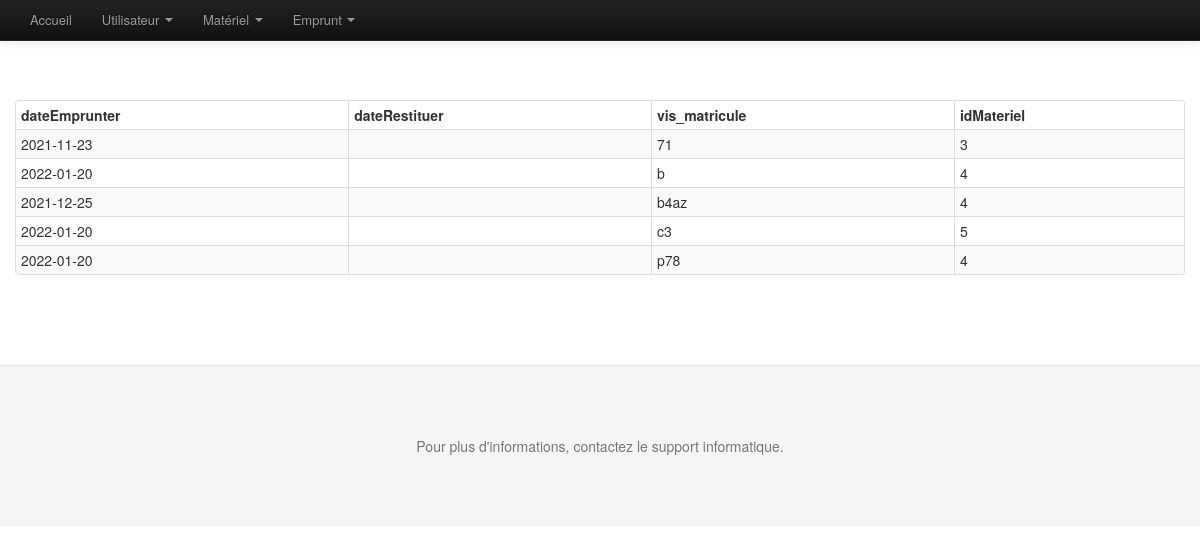
The app's page /RestituerPasMateriel.php with its own data.
### tables this page shows
CREATE TABLE IF NOT EXISTS `emprunter` (
  `dateEmprunter` date NOT NULL,
  `dateRestituer` date DEFAULT NULL,
  `vis_matricule` char(10) NOT NULL,
  `idMateriel` int(30) NOT NULL,
  PRIMARY KEY (`vis_matricule`,`idMateriel`,`dateEmprunter`) USING BTREE,
  KEY `dateEmprunter` (`dateEmprunter`),
  KEY `idMateriel` (`idMateriel`)
);

### RestituerPasMateriel.php (called while the page is built, shortened)
<?php
  $repVues = './vues/';
  require("./include/_bdGestionDonnees.lib.php");
  $pasRestituer = listerPasRestituer();
  include($repVues."entete.php") ;
  include($repVues."menu.php") ;
  include($repVues."vRestituerPasMateriel.php");
  include($repVues."pied.php") ;
  ?>

### include/_bdGestionDonnees.lib.php (called while the page is built, shortened)
<?php
function connecterServeurBD()
{
    $PARAM_hote='localhost';
    $PARAM_port='3306';
    $PARAM_nom_bd='gsb';
    $PARAM_utilisateur='root';
    $PARAM_mot_passe='';
    $connect = new PDO('mysql:host='.$PARAM_hote.';port='.$PARAM_port.';dbname='.$PARAM_nom_bd, $PARAM_utilisateur, $PARAM_mot_passe);
    return $connect;
}
function listerPasRestituer()
{
    $connexion = connecterServeurBD();
    $requete="select dateEmprunter, dateRestituer, vis_matricule, idMateriel from emprunter where dateRestituer is null";
    $jeuResultat=$connexion->query($requete);
    $i = 0;
    $ligne = $jeuResultat->fetch();
    while($ligne)
    {
        $pasRestituer[$i]['dateEmprunter']=$ligne['dateEmprunter'];
        $pasRestituer[$i]['dateRestituer']=$ligne['dateRestituer'];
        $pasRestituer[$i]['vis_matricule']=$ligne['vis_matricule'];
        $pasRestituer[$i]['idMateriel']=$ligne['idMateriel'];
        $ligne=$jeuResultat->fetch();
        $i = $i + 1;
    }
  return $pasRestituer;
}
?>

### vues/vRestituerPasMateriel.php (the view)
<br>
<br>
<div class="container">
    <table class="table table-bordered table-striped table-condensed">
      <br>
      <thead>
        <tr>
          <th>dateEmprunter</th>
          <th>dateRestituer</th>
          <th>vis_matricule</th>
          <th>idMateriel </th>
        </tr>
      </thead>
      <tbody>
<?php
    $i = 0;
    while($i < count($pasRestituer))
    {
 ?>
        <tr>
            <td><?php echo $pasRestituer[$i]['dateEmprunter']?></td>
            <td><?php echo $pasRestituer[$i]["dateRestituer"]?></td>
            <td><?php echo $pasRestituer[$i]["vis_matricule"]?></td>
            <td><?php echo $pasRestituer[$i]["idMateriel"]?></td>
        </tr>
<?php
        $i = $i + 1;
     }
?>
       </tbody>
     </table>
  </div>

### assets/css/docs.css (style rules this page uses)
body { position: relative; padding-top: 40px; }

### records on screen
emprunter: dateEmprunter "2021-11-23", vis_matricule "71", idMateriel "3"
emprunter: dateEmprunter "2022-01-20", vis_matricule "b", idMateriel "4"
emprunter: dateEmprunter "2021-12-25", vis_matricule "b4az", idMateriel "4"
emprunter: dateEmprunter "2022-01-20", vis_matricule "c3", idMateriel "5"
emprunter: dateEmprunter "2022-01-20", vis_matricule "p78", idMateriel "4"
